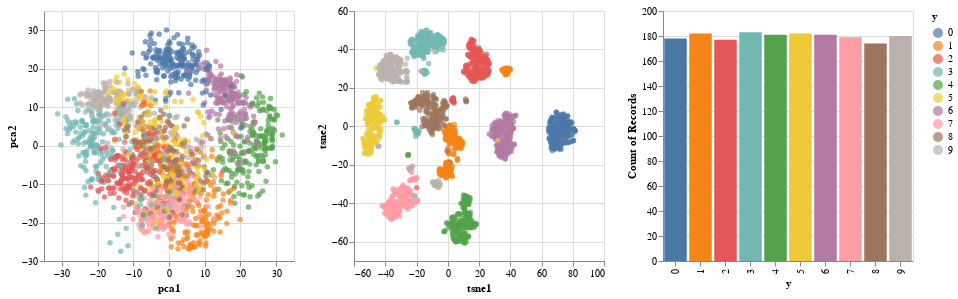

Notebook cell for this chart:
### Code cell
X_dig, y_dig = load_digits(n_class=10, return_X_y=True)
plot_multidimensional(X_dig, y_dig)

### Figure 1 — Vega-Lite specification as saved in the notebook (floating-point values rounded to 4 significant figures; data arrays with more than 128 entries replaced by an {"elided": "..."} marker saying what was removed)
{"config": {"view": {"continuousWidth": 400, "continuousHeight": 300}}, "hconcat": [{"mark": "circle", "encoding": {"color": {"condition": {"type": "nominal", "field": "y", "selection": "selector006"}, "value": "lightgray"}, "x": {"type": "quantitative", "field": "pca1"}, "y": {"type": "quantitative", "field": "pca2"}}, "height": 250, "selection": {"selector006": {"type": "interval", "resolve": "global"}}, "width": 250}, {"mark": "circle", "encoding": {"color": {"condition": {"type": "nominal", "field": "y", "selection": "selector006"}, "value": "lightgray"}, "x": {"type": "quantitative", "field": "tsne1"}, "y": {"type": "quantitative", "field": "tsne2"}}, "height": 250, "selection": {"selector006": {"type": "interval", "resolve": "global"}}, "width": 250}, {"mark": "bar", "encoding": {"color": {"type": "nominal", "field": "y"}, "x": {"type": "nominal", "field": "y"}, "y": {"type": "quantitative", "aggregate": "count", "field": "y"}}, "height": 250, "transform": [{"filter": {"selection": "selector006"}}], "width": 250}], "data": {"name": "data-38001ef8bc04a468f925ff7c99a2e29e"}, "$schema": "https://vega.github.io/schema/vega-lite/v4.0.2.json", "datasets": {"data-38001ef8bc04a468f925ff7c99a2e29e": {"elided": "1797 records"}}}
